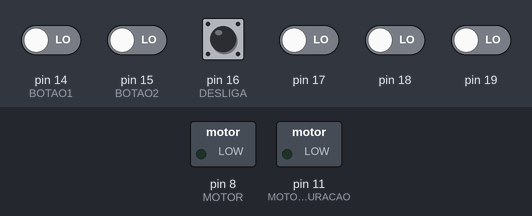
A sketch run on a simulated Arduino Uno, built with avr-gcc and run on an emulated ATmega328P. On the bench: switched loads named in the sketch (green lamp = pin HIGH). The inputs (shaded band) are chosen by the test bench; at power-on: pin 16 (DESLIGA) HIGH, pin 14 (BOTAO1), pin 15 (BOTAO2), pin 17–19 LOW.

Above: at 5.0 s.
5.1 s: pin 14 (BOTAO1) driven HIGH and pin 15 (BOTAO2) driven HIGH
At 5.7 s:
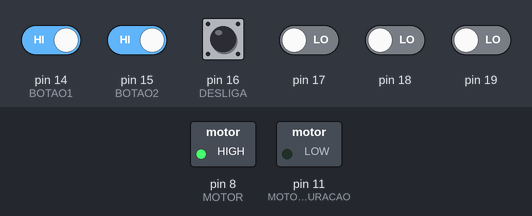
At 9.9 s:
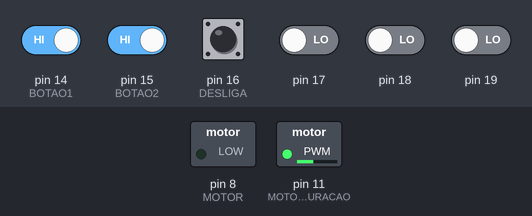
Timing chart, 0 to 42.5 s (numbered marks = the images above; inputs shaded):
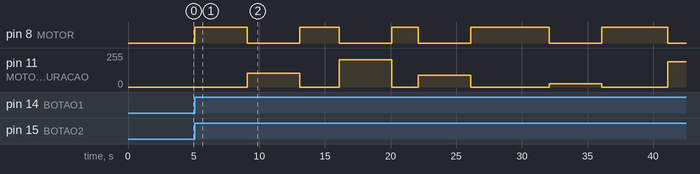

The sketch:

ex_6_relatorio_3.ino
```cpp
#define MOTOR         (1 << PB0)
#define BOTAO1        (1 << PC0)
#define BOTAO2        (1 << PC1)
#define MOTOR_FURACAO (1 << PB3)
#define DESLIGA       (1 << PC2)

#define TEMPO_PADRAO_PARA_PERFURACAO 4000

#define TEMPO_MOVIMENTO_0_1 4000
#define TEMPO_MOVIMENTO_1_2 3000
#define TEMPO_MOVIMENTO_2_3 2000
#define TEMPO_MOVIMENTO_3_4 6000
#define TEMPO_MOVIMENTO_4_5 5000

#define POTENCIA_BERCO_1 0.40
#define POTENCIA_BERCO_2 0.80
#define POTENCIA_BERCO_3 0.35
#define POTENCIA_BERCO_4 0.10
#define POTENCIA_BERCO_5 0.75

unsigned int cont = 0;
unsigned short int movimentando = 0;
unsigned short int perfurando = 0;

unsigned short int tempo_movimento_atual = 0;
float potencia_perfuracao_atual = 0.0;

enum Estado {
    ESPERA,
    MOVIMENTACAO_0_1,
    FURACAO_1,
    MOVIMENTACAO_1_2,
    FURACAO_2,
    MOVIMENTACAO_2_3,
    FURACAO_3,
    MOVIMENTACAO_3_4,
    FURACAO_4,
    MOVIMENTACAO_4_5,
    FURACAO_5,
};

enum Estado estado = ESPERA;

int main() {
    // Saidas
    DDRB = (MOTOR + MOTOR_FURACAO);

    // Interrupções dos botões
    PORTC = DESLIGA;
    PCICR = (1 << PCIE1);
    PCMSK1 = (BOTAO1 + BOTAO2 + DESLIGA);

    // PWM Furação
    TCCR2A = (1 << COM2A1) + (0 << COM2A0) + (1 << WGM21) + (1 << WGM20);
    TCCR2B = (1 << CS22) + (1 << CS20);
    OCR2A = 0;

    // Timer Movimentação
    TCCR0A = (1 << WGM01) + (0 << WGM00);
    TCCR0B = (1 << CS01) + (1 << CS00); // Pre Scaler de 64
    OCR0A = 249;
    TIMSK0 = (1 << OCIE0A);

    sei();

    for(;;) {
    }
}

ISR(TIMER0_COMPA_vect) {
    if(movimentando) {
        PORTB |= MOTOR;
        cont++;
        if(cont == tempo_movimento_atual) {
            PORTB &= ~(MOTOR);
            movimentando = 0;
            cont = 0;

            perfurando = 1;

            switch(estado) {
                case MOVIMENTACAO_0_1:
                    potencia_perfuracao_atual = POTENCIA_BERCO_1;
                    estado = FURACAO_1;
                    break;
                case MOVIMENTACAO_1_2:
                    potencia_perfuracao_atual = POTENCIA_BERCO_2;
                    estado = FURACAO_2;
                    break;
                case MOVIMENTACAO_2_3:
                    potencia_perfuracao_atual = POTENCIA_BERCO_3;
                    estado = FURACAO_3;
                    break;
                case MOVIMENTACAO_3_4:
                    potencia_perfuracao_atual = POTENCIA_BERCO_4;
                    estado = FURACAO_4;
                    break;
                case MOVIMENTACAO_4_5:
                    potencia_perfuracao_atual = POTENCIA_BERCO_5;
                    estado = FURACAO_5;
                    break;
            }
        }
    }

    if(perfurando) {
        OCR2A = (int)(potencia_perfuracao_atual * 255);
        cont++;

        if(cont == TEMPO_PADRAO_PARA_PERFURACAO) {
            OCR2A = 0;
            cont = 0;
            perfurando = 0;
            movimentando = 1;

            switch(estado) {
                case FURACAO_1:
                    tempo_movimento_atual = TEMPO_MOVIMENTO_1_2;
                    estado = MOVIMENTACAO_1_2;
                    break;
                case FURACAO_2:
                    tempo_movimento_atual = TEMPO_MOVIMENTO_2_3;
                    estado = MOVIMENTACAO_2_3;
                    break;
                case FURACAO_3:
                    tempo_movimento_atual = TEMPO_MOVIMENTO_3_4;
                    estado = MOVIMENTACAO_3_4;
                    break;
                case FURACAO_4:
                    tempo_movimento_atual = TEMPO_MOVIMENTO_4_5;
                    estado = MOVIMENTACAO_4_5;
                    break;
                case FURACAO_5:
                    movimentando = 0;
                    perfurando = 0;

                    OCR2A = 0;
                    PORTB &= ~(MOTOR);

                    estado = ESPERA;
                    break;
            }
        }
    }
}

ISR(PCINT1_vect) {
    short int b1, b2, desliga;
    b1 = PINC & BOTAO1;
    b2 = PINC & BOTAO2;
    desliga = PINC & DESLIGA;

    if(desliga == 0) {
        movimentando = 0;
        perfurando = 0;
        OCR2A = 0;
        PORTB &= ~(MOTOR);
        estado = ESPERA;
    }

    if(b1 == BOTAO1 && b2 == BOTAO2 && estado == ESPERA) {
        movimentando = 1;
        estado = MOVIMENTACAO_0_1;
        tempo_movimento_atual = TEMPO_MOVIMENTO_0_1;
    }
}
```

Measured:
- after the input at 5.1 s, pin 8 (MOTOR): LOW → HIGH at once, → LOW 4.0 s later, → HIGH 4.0 s later, → LOW 3.0 s later, … (10 changes in this stretch); pin 11 (MOTOR_FURACAO): 0/255 → 102/255 after 4.0 s, → 0/255 4.0 s later, → 204/255 3.0 s later, → 0/255 4.0 s later, … (9 changes in this stretch)
